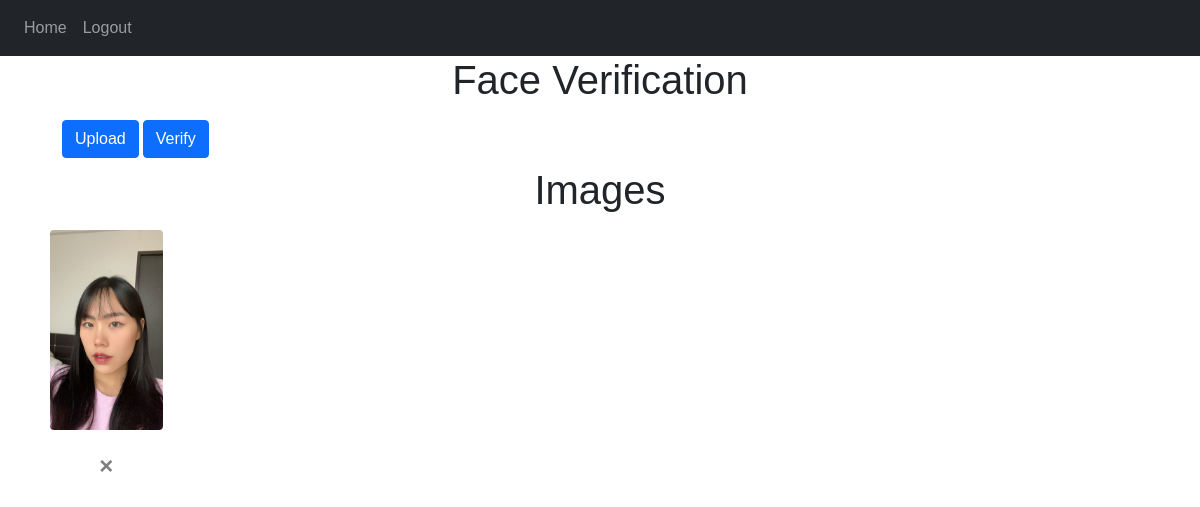
/ (signed in), run on an earlier commit of the app's database.
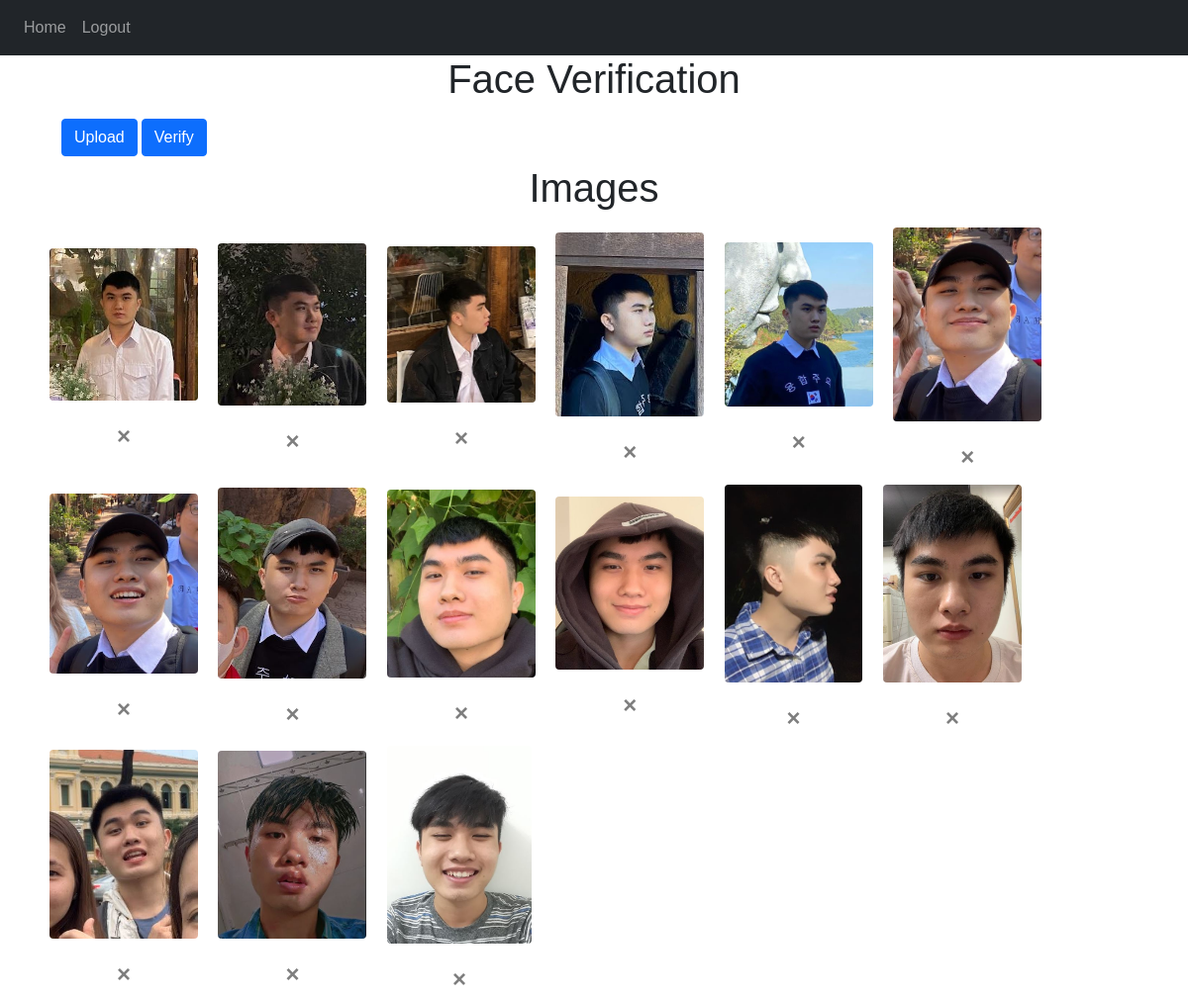
And on a later commit of the database.
### models.py (models this page shows)
class Image(db.Model):
    id = db.Column(db.Integer, primary_key=True)
    img = db.Column(db.String(1000), unique=True)
    user_id = db.Column(db.Integer, db.ForeignKey('user.id'))

### views.py (the view)
@views.route('/', methods=['GET'])
@login_required
def home():
    return render_template("home.html", user=current_user)

### __init__.py (called while the page is built)
def create_app():
    app = Flask(__name__)
    app.config['SECRET_KEY'] = '123456789'
    app.config['SQLALCHEMY_DATABASE_URI'] = f'sqlite:///{DB_NAME}'
    app.config['UPLOAD_FOLDER'] = UPLOAD_FOLDER
    db.init_app(app)
    from .views import views
    from .auth import auth
    app.register_blueprint(views, url_prefix='/')
    app.register_blueprint(auth, url_prefix='/')
    from .models import User, Image
    create_database(app)
    login_manager = LoginManager()
    login_manager.login_view = 'auth.login'
    login_manager.init_app(app)
    @login_manager.user_loader
    def load_user(id):
        return User.query.get(int(id))
    return app

### templates/home.html (shortened to what this page needs)
{% extends "base.html" %} {% block title %}Home{% endblock %}
{% block content %}
    <h1 align="center">Face Verification</h1>
    <nav class="navbar navbar-expand-lg">
        <div class="collapse navbar-collapse" id="navbar">
            <div class="navbar-nav">
                <a class="btn btn-primary ml-1" id="upload" href="/upload">Upload</a>
                <a class="btn btn-primary ml-1" id="verify" href="/verify">Verify</a>
            </div>
        </div>
    </nav>
{% block controller %}
    <h1 align="center">Images</h1>
    {% for img in user.image %}
    <div class="d-inline-flex flex-column p-2 bd-highlight">
        <figure class="figure">
                <img src="/../{{ img.img }}" class="figure-img img-fluid rounded">
        </figure>
        <button type="button" class="close float" onclick="deleteImg({{ img.id }})">
            <span aria-hidden="true">&times;</span>
        </button>
    </div>
    {% endfor %}
{% endblock %}
{% endblock %}

### templates/base.html (shortened to what this page needs)
<!DOCTYPE html>
<html lang="en">
<head>
    <link
      rel="stylesheet"
      href="https://stackpath.bootstrapcdn.com/bootstrap/4.4.1/css/bootstrap.min.css"
>
    <link
      rel="stylesheet"
      href="https://stackpath.bootstrapcdn.com/font-awesome/4.7.0/css/font-awesome.min.css"
>
    <link
      rel="stylesheet"
      href="../static/css/style.css"
>
    <link
            href="https://cdn.jsdelivr.net/npm/bootstrap@5.0.2/dist/css/bootstrap.min.css"
            rel="stylesheet"
>
</head>
<body>
    <nav class="navbar navbar-expand-lg navbar-dark bg-dark">
        <div class="collapse navbar-collapse" id="navbar">
            <div class="navbar-nav">
                {% if user.is_authenticated %}
                <a class="nav-item nav-link" id="home" href="/">Home</a>
                <a class="nav-item nav-link" id="logout" href="/logout">Logout</a>
                {% else %}
                <a class="nav-item nav-link" id="login" href="/login">Login</a>
                <a class="nav-item nav-link" id="sign_up" href="/sign-up">Sign Up</a>
                {% endif %}
            </div>
        </div>
    </nav>
    <div class="container">
        {% block content %}
        {% endblock %}
    </div>
</body>
</html>

### static/css/style.css (style rules this page uses)
.figure img { max-width: 150px; max-height: 200px; }
.float { flex: none; }
* { margin: 0; padding: 0; box-sizing: border-box; font-family: 'Ubuntu', sans-serif; text-decoration: none; }

What changed in the data, as far as the page shows it:
added Image: img (picture)
changed Image (number 2 of 15 on the later page): img: a different picture
added Image: img (picture)
added Image: img (picture)
added Image: img (picture)
added Image: img (picture)
added Image: img (picture)
added Image: img (picture)
added Image: img (picture)
added Image: img (picture)
added Image: img (picture)
added Image: img (picture)
added Image: img (picture)
added Image: img (picture)
added Image: img (picture)
